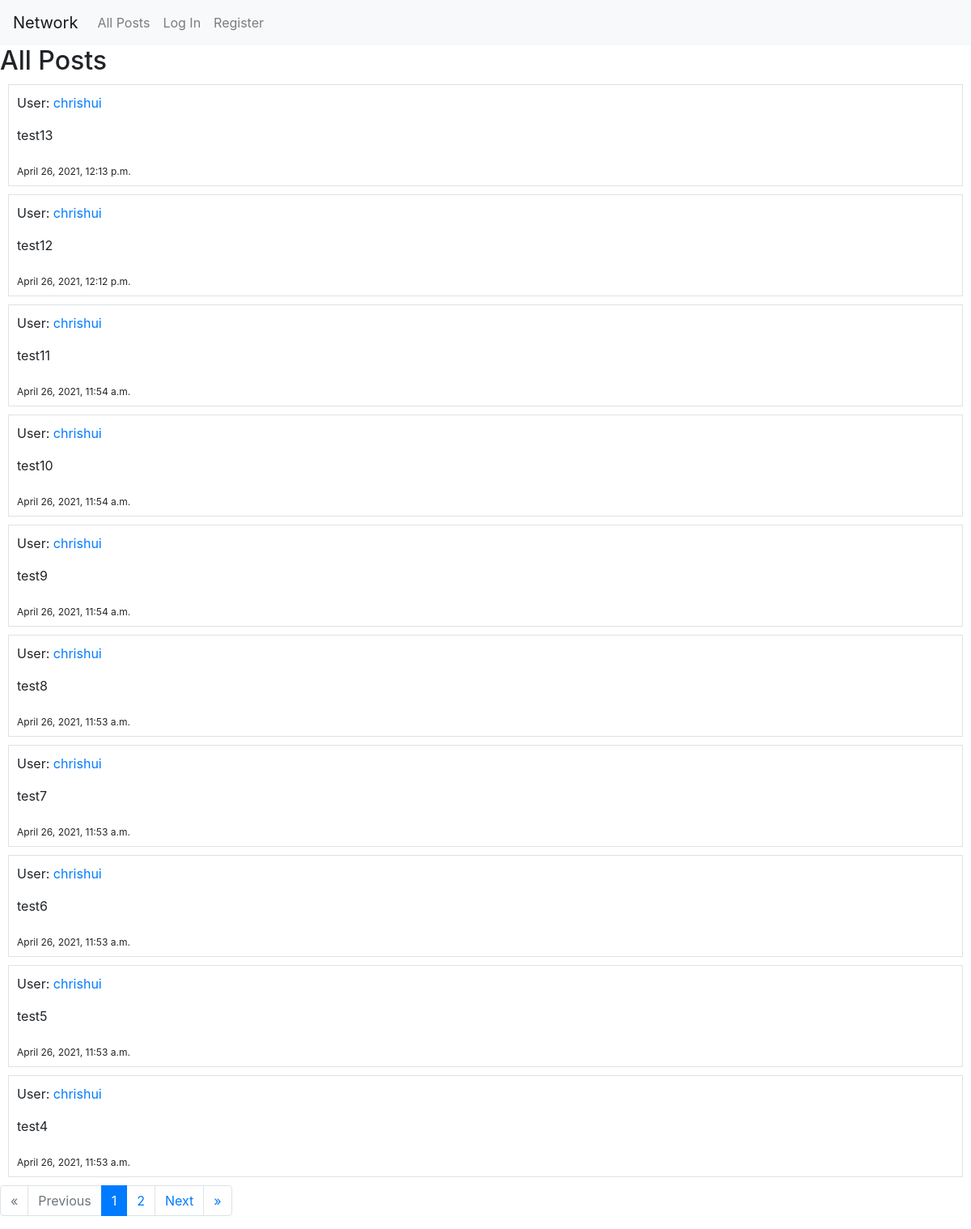
The page / on the database its author committed.
### network/models.py (models this page shows, shortened)
class TimeStampMixin(models.Model):
    created_at = models.DateTimeField(auto_now_add=True)
    updated_at = models.DateTimeField(auto_now=True)
    class Meta:
        abstract = True

class Post(TimeStampMixin):
    user = models.ForeignKey(User, on_delete=models.CASCADE)
    content = models.CharField(max_length = 64)

class User(AbstractUser):
    pass

### network/views.py (the view, shortened to what this page needs)
# urls.py: path("", views.index, name="index"),
def index(request):
    posts_chronological = Post.objects.order_by('-created_at')
    paginator = Paginator(posts_chronological, 10)
    page_number = request.GET.get('page')
    page_obj = paginator.get_page(page_number)
    return render(request, "network/index.html", {
        "form": PostForm(),
        "page_obj": page_obj,
    })

### network/templates/network/index.html (shortened to what this page needs)
{% extends "network/layout.html" %}
{% block body %}
    <h2>All Posts</h2>
    {% for post in page_obj %}
      <div class="border" style="margin: 10px; padding: 10px;">
        <p>User:  <a href="{% url 'profile' post.user.id %}"> {{ post.user }} </a></p>
        <p> {{ post.content }} </p>
        <sub> {{ post.created_at }}</sub>
      </div>
    {% endfor %}
    <nav aria-label="pagination">
      <ul class="pagination">
        {% if not page_obj.has_previous %}
          <li class="page-item disabled">
            <a class="page-link" href="#" tabindex="-1" aria-disabled="true">&laquo;</a>
          </li>
        {% endif %}
        {% if not page_obj.has_previous %}
          <li class="page-item disabled">
            <a class="page-link" href="#" tabindex="-1" aria-disabled="true">Previous</a>
          </li>
        {% endif %}
        <li class="page-item active" aria-current="page">
          <a class="page-link" href="?page={{ page_obj.number }}">{{page_obj.number}} <span class="sr-only">(current)</span></a>
        </li>
        {% if page_obj.number != page_obj.paginator.num_pages %}
          <li class="page-item">
            <a class="page-link" href="?page={{ page_obj.next_page_number }}"> {{ page_obj.next_page_number }}<span class="sr-only">(current)</span></a>
          </li>
        {% endif %}
        {% if page_obj.has_next %}
          <li class="page-item">
            <a class="page-link" href="?page={{ page_obj.next_page_number }}">Next</a>
          </li>
        {% endif %}
        {% if page_obj.has_next %}
          <li class="page-item">
            <a class="page-link" href="?page={{ page_obj.paginator.num_pages }}">&raquo;</a>
          </li>
        {% endif %}
      </ul>
    </nav>
{% endblock %}

### rows shown on the page
Post: user "chrishui", content "test13", created_at "April 26, 2021, 12:13 p.m."
Post: user "chrishui", content "test12", created_at "April 26, 2021, 12:12 p.m."
Post: user "chrishui", content "test11", created_at "April 26, 2021, 11:54 a.m."
Post: user "chrishui", content "test10", created_at "April 26, 2021, 11:54 a.m."
Post: user "chrishui", content "test9", created_at "April 26, 2021, 11:54 a.m."
Post: user "chrishui", content "test8", created_at "April 26, 2021, 11:53 a.m."
Post: user "chrishui", content "test7", created_at "April 26, 2021, 11:53 a.m."
Post: user "chrishui", content "test6", created_at "April 26, 2021, 11:53 a.m."
Post: user "chrishui", content "test5", created_at "April 26, 2021, 11:53 a.m."
Post: user "chrishui", content "test4", created_at "April 26, 2021, 11:53 a.m."

### other values the page prints
{{ page_obj.number }} "1"
{{ page_obj.next_page_number }} "2"
